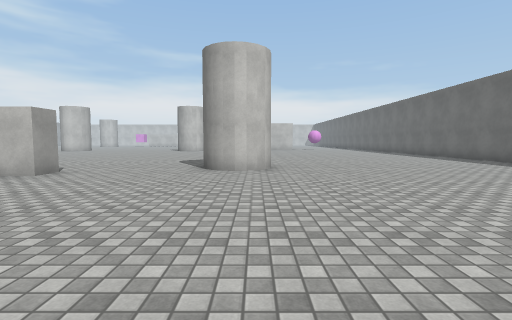
View 1 (above)

17 first-person views from a walk through a Unity game level. The camera is 1.3 m above the floor, tilts 4° down and sees 85° across. The floor is counted in squares, 1.8 m on a side. Each view is taken from the middle of a square. On the plan, view 1 faces up. The plan holds only what a view shows up to about 10 squares ahead; the rest is blank. The place goes on beyond the plan. The player is left out. Surface patterns are stand-ins for the level's own textures.

View 2
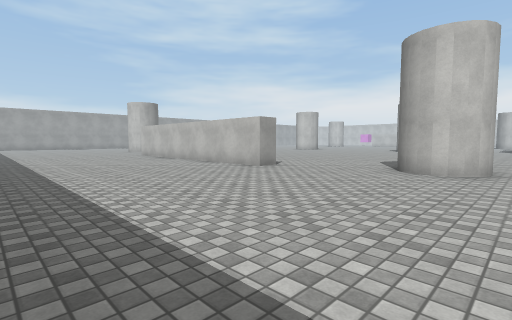

View 3
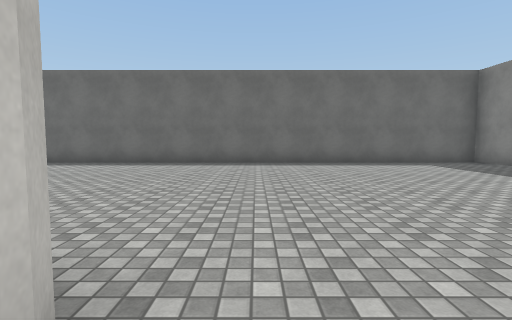

View 4
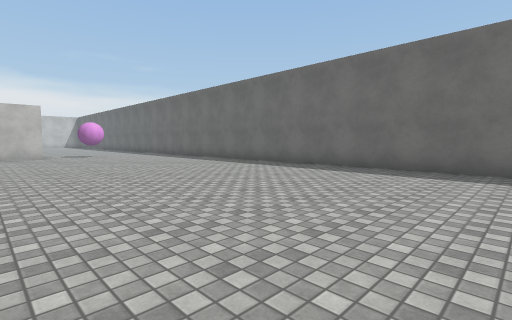

View 5
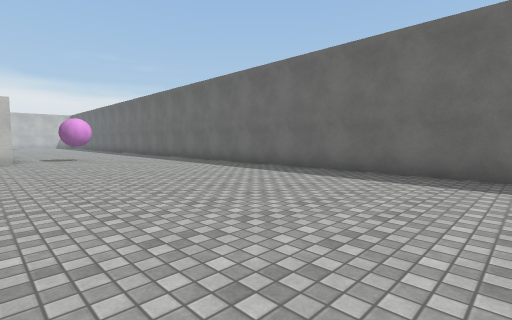

View 6
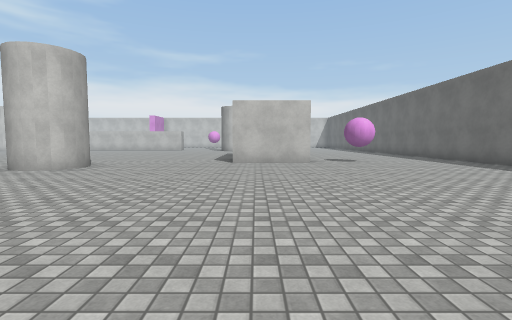

View 7
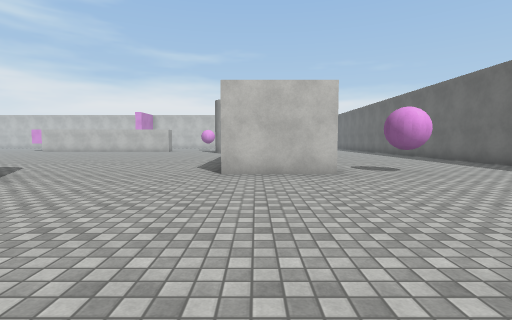

View 8
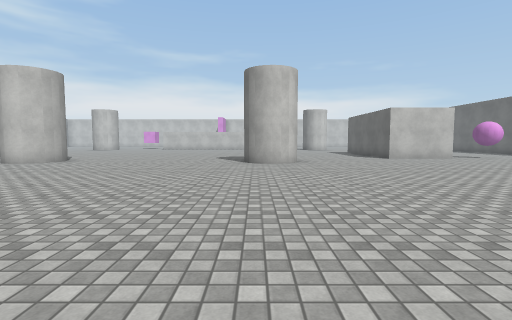

View 9
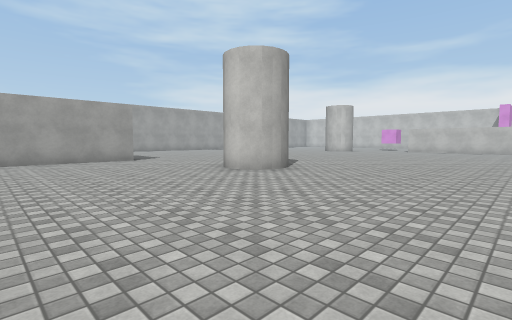

View 10
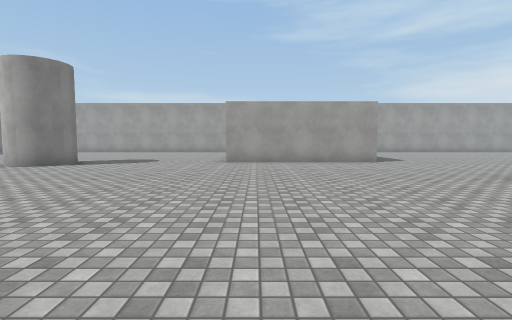

View 11
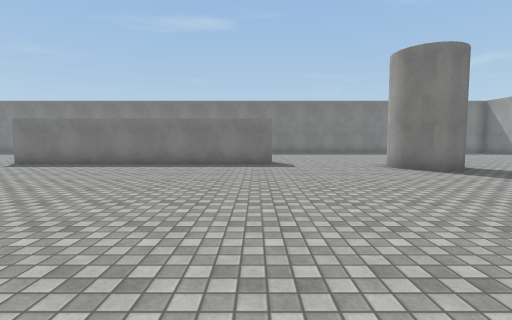

View 12
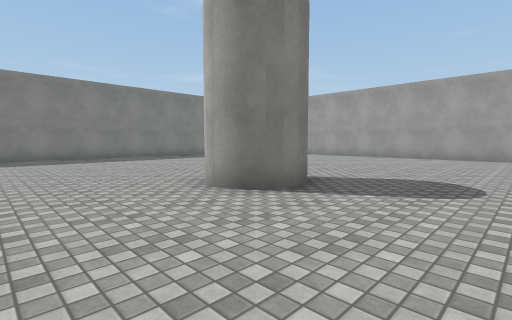

View 13
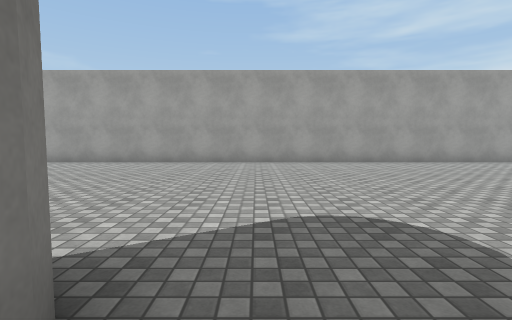

View 14
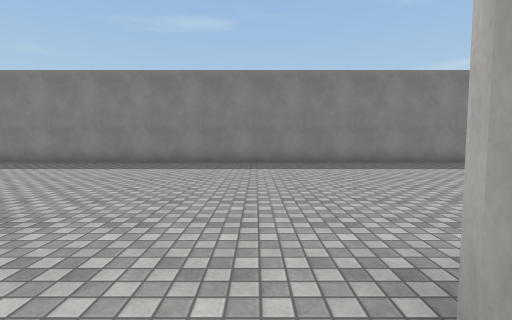

View 15
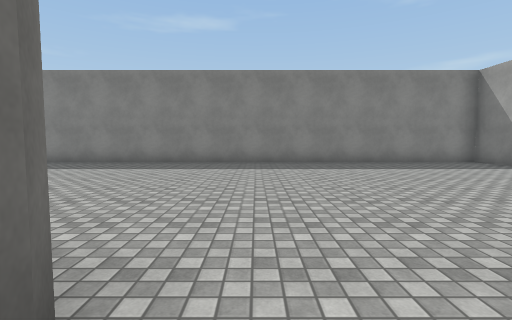

View 16
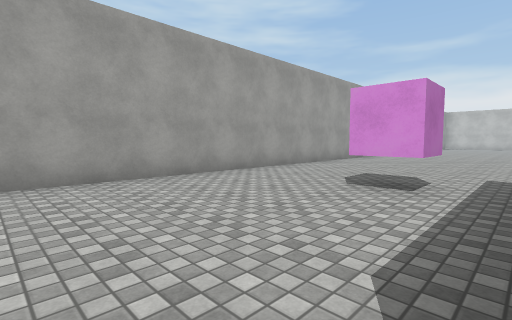

View 17
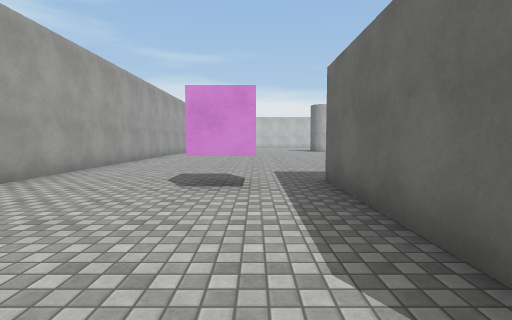

### Floor plan
Points are (right, up) in squares from view 1. A wall is a line through its corners. A room is listed if a view was taken in it or the views show most of it. See-through windows are left out.
Room 1 (views 1, 2, 3, 4, 5, 6, 7, 8, 9, 10, 11, 12, 13, 14, 15, 16, 17)
walls: (-12.6, 6.4) (-4.5, 6.4) (-4.5, 5.7) (-7.6, 5.7); (-11.9, 18.8) (-12.3, 18.6); (-3.9, 18.8) (-4.3, 18.6); (-11.7, 19.9) (-11.6, 19.4); (-15.6, 7.3) (-15.8, 6.9); (-3.7, 19.9) (-3.6, 19.4); (-0.2, 6.6) (-0.5, 6.6); (0.1, 6.8) (-0.3, 6.6) (-0.9, 6.7) (-1.3, 7); (-17.1, 8.2) (-16.7, 8.4); (-17.2, 18.1) (-17.2, 13); (-19.7, 14.2) (-19.7, 18); (2.9, 21) (0.2, 21); (8.3, 19.9) (8.3, 25.1); (6.9, -1.2) (8.3, -1.2) (8.3, 18); (-25.2, 23.1) (-25.2, 2); (-25.2, 0.1) (-25.2, -1.2) (-6.5, -1.2)
objects: other object (-22, 17) to (-21, 18); other object (4, 21) to (5, 22)

Where each view was taken, in squares from view 1:
view 1: 0 up, 0 right, facing up
view 2: 0 up, 1 right, facing up-left
view 3: 6 up, 1 left, facing right
view 4: 8 up, 1 right, facing up-right
view 5: 10 up, 2 right, facing up-right
view 6: 12 up, 1 right, facing up
view 7: 15 up, 1 right, facing up
view 8: 10 up, 5 left, facing up
view 9: 14 up, 7 left, facing up-left
view 10: 14 up, 8 left, facing left
view 11: 15 up, 12 left, facing down
view 12: 11 up, 13 left, facing down-left
view 13: 9 up, 16 left, facing left
view 14: 8 up, 15 left, facing down
view 15: 8 up, 18 left, facing down
view 16: 13 up, 20 left, facing up-left
view 17: 13 up, 21 left, facing up
